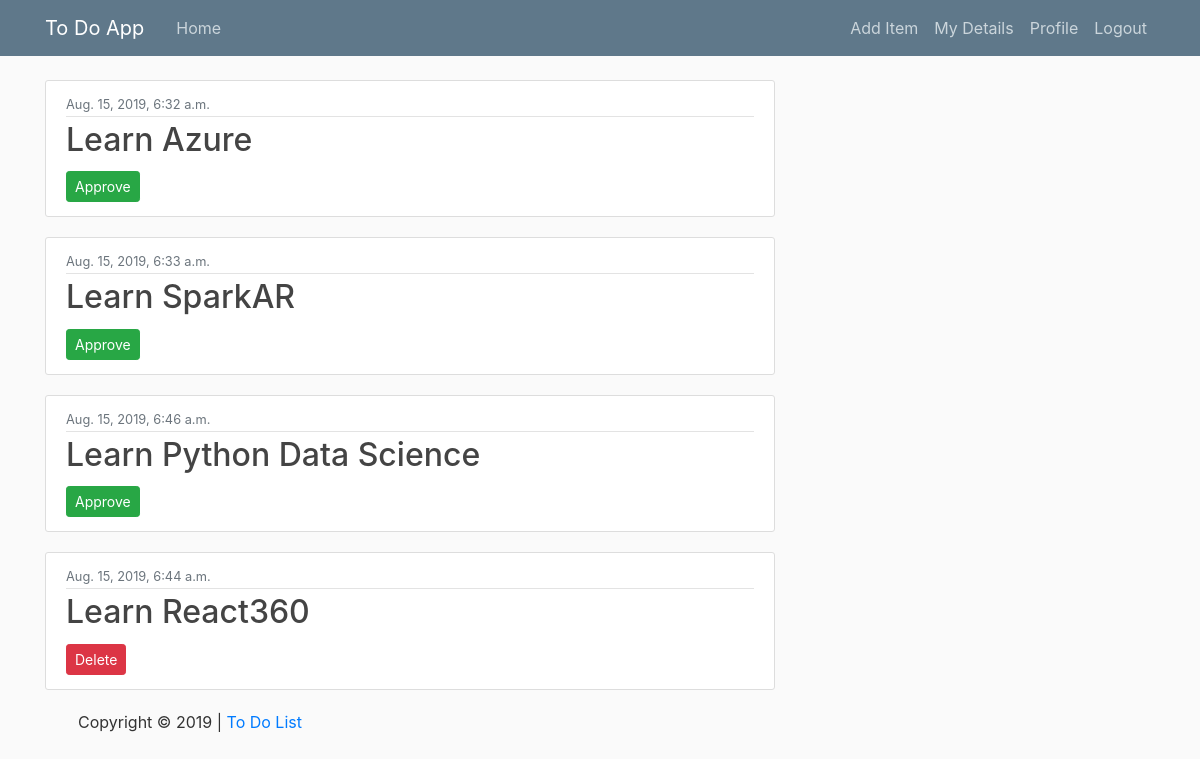
The app's page / (signed in) with its own data.
### todos/models.py (models this page shows, shortened)
class Todo(models.Model):
    user = models.ForeignKey(User, on_delete=models.CASCADE)
    text = models.CharField(max_length=150)
    completed = models.BooleanField(default=False)
    date_posted = models.DateTimeField(default=timezone.now)

### todos/views.py (the view)
# urls.py: path('', views.dashboard, name='dashboard'),
@login_required
def dashboard(request):
    form = TodoForm
    user = request.user
    todo_list = Todo.objects.filter(user=user).order_by('completed')
    context = {
    'todo_list': todo_list,
    'form': form
    }
    return render(request, 'todos/dashboard.html', context)

### todos/templates/todos/dashboard.html
<!DOCTYPE html>
{% extends "todos/base.html" %}
{% load crispy_forms_tags %}
{% block content %}
    {% if todo_list %}
    {% for todo in todo_list %}
        <article class="media content-section">
          <div class="media-body">
            <div class="article-metadata">
              <small class="text-muted">{{ todo.date_posted }}</small>
            </div>
            <h2><a class="article-title" href="">{{ todo.text }}</a></h2>
            <div>
                {% if todo.completed %}
                <a class="btn btn-danger btn-sm mt-1 mb-1" href="{% url 'delete' todo.id %}">Delete</a>
                {% else %}
                <a class="btn btn-success btn-sm mt-1 mb-1" href="{% url 'complete' todo.id %}">Approve</a>
                {% endif %}
              </div>
          </div>
        </article>
    {% endfor %}
    {% else %}
        <div>
                    <h4 class="border-bottom">No Todos.<a href="{% url 'add' %}">Add Now</a></legend>
        </div>
    {% endif %}
{% endblock content %}

### todos/templates/todos/base.html (shortened to what this page needs)
<!DOCTYPE html>
<html>
{% load static %}
<head>
    <link rel="stylesheet" type="text/css" href="{% static 'todos/bootstrap/css/bootstrap.min.css' %}">
    <link rel="stylesheet" href="https://stackpath.bootstrapcdn.com/bootstrap/4.3.0/css/bootstrap.min.css">
    <link rel="stylesheet" type="text/css" href="{% static 'todos/main.css' %}">
</head>
<body>
    <header class="site-header">
      <nav class="navbar navbar-expand-md navbar-dark bg-steel fixed-top">
        <div class="container">
          <a class="navbar-brand mr-4" href="{% url 'dashboard' %}">To Do App</a>
          <div class="collapse navbar-collapse" id="navbarToggle">
            <div class="navbar-nav mr-auto">
              <a class="nav-item nav-link" href="{% url 'dashboard' %}">Home</a>
            </div>
            <div class="navbar-nav">
              {% if user.is_authenticated %}
                <a class="nav-item nav-link" href="{% url 'add' %}">Add Item</a>
                <a class="nav-item nav-link" href="{% url 'my_details' %}">My Details</a>
                <a class="nav-item nav-link" href="{% url 'profile' %}">Profile</a>
                <a class="nav-item nav-link" href="{% url 'logout' %}">Logout</a>
              {% else %}
                <a class="nav-item nav-link" href="{% url 'login' %}">Login</a>
                <a class="nav-item nav-link" href="{% url 'register' %}">Register</a>
              {% endif %}
            </div>
          </div>
        </div>
      </nav>
    </header>
    <main role="main" class="container">
      <div class="row">
        <div class="col-md-8">
          {% block content %}{% endblock %}
          </div>
          </div>
    </main>
</body>
<footer class="container">
    <div class="row">
      <div class="footer">
            <p class="copy ml-5">Copyright &copy; 2019 | <a href="{% url 'dashboard' %}">To Do List</a> </p>
      </div>
    </div>
</footer>
</html>

### todos/static/todos/main.css (style rules this page uses)
body { background: #fafafa; color: #333333; margin-top: 5rem; }
h1, h2, h3, h4, h5, h6 { color: #444444; }
.bg-steel { background-color: #5f788a; }
.site-header .navbar-nav .nav-link { color: #cbd5db; }
.content-section { background: #ffffff; padding: 10px 20px; border: 1px solid #dddddd; border-radius: 3px; margin-bottom: 20px; }
.article-title { color: #444444; }
.article-metadata { padding-bottom: 1px; margin-bottom: 4px; border-bottom: 1px solid #e3e3e3 }

### records on screen
Todo: date_posted "Aug. 15, 2019, 6:32 a.m.", text "Learn Azure", completed "Approve"
Todo: date_posted "Aug. 15, 2019, 6:33 a.m.", text "Learn SparkAR", completed "Approve"
Todo: date_posted "Aug. 15, 2019, 6:46 a.m.", text "Learn Python Data Science", completed "Approve"
Todo: date_posted "Aug. 15, 2019, 6:44 a.m.", text "Learn React360", completed "Delete"
